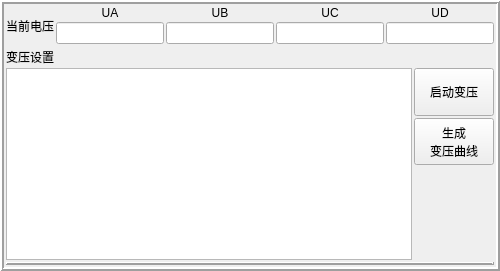
         <widget class="QWidget" name="tab_4">
          <attribute name="title">
           <string>Tab 2</string>
          </attribute>
          <layout class="QGridLayout" name="gridLayout_7">
           <property name="leftMargin">
            <number>0</number>
           </property>
           <property name="topMargin">
            <number>0</number>
           </property>
           <property name="rightMargin">
            <number>0</number>
           </property>
           <property name="bottomMargin">
            <number>0</number>
           </property>
           <property name="spacing">
            <number>0</number>
           </property>
           <item row="0" column="0">
            <widget class="QFrame" name="frame_3">
             <property name="sizePolicy">
              <sizepolicy hsizetype="Expanding" vsizetype="Expanding">
               <horstretch>0</horstretch>
               <verstretch>0</verstretch>
              </sizepolicy>
             </property>
             <property name="frameShape">
              <enum>QFrame::Box</enum>
             </property>
             <property name="frameShadow">
              <enum>QFrame::Raised</enum>
             </property>
             <property name="lineWidth">
              <number>2</number>
             </property>
             <layout class="QGridLayout" name="gridLayout_4" columnstretch="1,0">
              <property name="leftMargin">
               <number>2</number>
              </property>
              <property name="topMargin">
               <number>2</number>
              </property>
              <property name="rightMargin">
               <number>2</number>
              </property>
              <property name="bottomMargin">
               <number>2</number>
              </property>
              <property name="spacing">
               <number>2</number>
              </property>
              <item row="2" column="0" rowspan="4">
               <layout class="QVBoxLayout" name="verticalLayout_2">
                <item>
                 <widget class="QTableView" name="u_change_view">
                  <property name="toolTip">
                   <string>用于设置最终变化电压，调整的幅值
和变化的间隔时间，间隔时间三相相同.</string>
                  </property>
                 </widget>
                </item>
               </layout>
              </item>
              <item row="2" column="1">
               <widget class="QPushButton" name="start_change_u">
                <property name="sizePolicy">
                 <sizepolicy hsizetype="Expanding" vsizetype="Expanding">
                  <horstretch>0</horstretch>
                  <verstretch>0</verstretch>
                 </sizepolicy>
                </property>
                <property name="toolTip">
                 <string>开始调整电压，启动后变频不可用。</string>
                </property>
                <property name="text">
                 <string>启动变压</string>
                </property>
               </widget>
              </item>
              <item row="3" column="1">
               <widget class="QPushButton" name="pushButton">
                <property name="sizePolicy">
                 <sizepolicy hsizetype="Expanding" vsizetype="Expanding">
                  <horstretch>0</horstretch>
                  <verstretch>0</verstretch>
                 </sizepolicy>
                </property>
                <property name="text">
                 <string>生成
变压曲线</string>
                </property>
               </widget>
              </item>
              <item row="6" column="0" colspan="2">
               <widget class="Line" name="line">
                <property name="frameShadow">
                 <enum>QFrame::Raised</enum>
                </property>
                <property name="lineWidth">
                 <number>2</number>
                </property>
                <property name="orientation">
                 <enum>Qt::Horizontal</enum>
                </property>
               </widget>
              </item>
              <item row="5" column="1">
               <spacer name="verticalSpacer_2">
                <property name="orientation">
                 <enum>Qt::Vertical</enum>
                </property>
                <property name="sizeHint" stdset="0">
                 <size>
                  <width>20</width>
                  <height>44</height>
                 </size>
                </property>
               </spacer>
              </item>
              <item row="0" column="0" colspan="2">
               <layout class="QHBoxLayout" name="horizontalLayout_4">
                <property name="spacing">
                 <number>2</number>
                </property>
                <property name="bottomMargin">
                 <number>0</number>
                </property>
                <item>
                 <widget class="QLabel" name="label_2">
                  <property name="toolTip">
                   <string>显示当前输出电压</string>
                  </property>
                  <property name="text">
                   <string>当前电压</string>
                  </property>
                 </widget>
                </item>
                <item>
                 <layout class="QVBoxLayout" name="verticalLayout_30">
                  <property name="spacing">
                   <number>2</number>
                  </property>
                  <property name="bottomMargin">
                   <number>2</number>
                  </property>
                  <item>
                   <widget class="QLabel" name="label_32">
                    <property name="sizePolicy">
                     <sizepolicy hsizetype="Expanding" vsizetype="Fixed">
                      <horstretch>0</horstretch>
                      <verstretch>0</verstretch>
                     </sizepolicy>
                    </property>
                    <property name="text">
                     <string>UA</string>
                    </property>
                    <property name="alignment">
                     <set>Qt::AlignCenter</set>
                    </property>
                   </widget>
                  </item>
                  <item>
                   <widget class="QLineEdit" name="ua_value">
                    <property name="sizePolicy">
                     <sizepolicy hsizetype="Expanding" vsizetype="Expanding">
                      <horstretch>0</horstretch>
                      <verstretch>0</verstretch>
                     </sizepolicy>
                    </property>
                    <property name="toolTip">
                     <string>UA当前输出值</string>
                    </property>
                    <property name="readOnly">
                     <bool>true</bool>
                    </property>
                   </widget>
                  </item>
                 </layout>
                </item>
                <item>
                 <layout class="QVBoxLayout" name="verticalLayout_31">
                  <property name="spacing">
                   <number>2</number>
                  </property>
                  <property name="bottomMargin">
                   <number>2</number>
                  </property>
                  <item>
                   <widget class="QLabel" name="label_33">
                    <property name="sizePolicy">
                     <sizepolicy hsizetype="Expanding" vsizetype="Fixed">
                      <horstretch>0</horstretch>
                      <verstretch>0</verstretch>
                     </sizepolicy>
                    </property>
                    <property name="text">
                     <string>UB</string>
                    </property>
                    <property name="alignment">
                     <set>Qt::AlignCenter</set>
                    </property>
                   </widget>
                  </item>
                  <item>
                   <widget class="QLineEdit" name="ub_value">
                    <property name="sizePolicy">
                     <sizepolicy hsizetype="Expanding" vsizetype="Expanding">
                      <horstretch>0</horstretch>
                      <verstretch>0</verstretch>
                     </sizepolicy>
                    </property>
                    <property name="toolTip">
                     <string>UB当前输出值</string>
                    </property>
                    <property name="readOnly">
                     <bool>true</bool>
                    </property>
                   </widget>
                  </item>
                 </layout>
                </item>
                <item>
                 <layout class="QVBoxLayout" name="verticalLayout_23">
                  <property name="spacing">
                   <number>2</number>
                  </property>
                  <property name="bottomMargin">
                   <number>2</number>
                  </property>
                  <item>
                   <widget class="QLabel" name="label_22">
                    <property name="sizePolicy">
                     <sizepolicy hsizetype="Expanding" vsizetype="Fixed">
                      <horstretch>0</horstretch>
                      <verstretch>0</verstretch>
                     </sizepolicy>
                    </property>
                    <property name="text">
                     <string>UC</string>
                    </property>
                    <property name="alignment">
                     <set>Qt::AlignCenter</set>
                    </property>
                   </widget>
                  </item>
                  <item>
                   <widget class="QLineEdit" name="uc_value">
                    <property name="sizePolicy">
                     <sizepolicy hsizetype="Expanding" vsizetype="Expanding">
                      <horstretch>0</horstretch>
                      <verstretch>0</verstretch>
                     </sizepolicy>
                    </property>
                    <property name="toolTip">
                     <string>UC当前输出值</string>
                    </property>
                    <property name="readOnly">
                     <bool>true</bool>
                    </property>
                   </widget>
                  </item>
                 </layout>
                </item>
                <item>
                 <layout class="QVBoxLayout" name="verticalLayout_24">
                  <property name="spacing">
                   <number>2</number>
                  </property>
                  <property name="bottomMargin">
                   <number>2</number>
                  </property>
                  <item>
                   <widget class="QLabel" name="label_23">
                    <property name="sizePolicy">
                     <sizepolicy hsizetype="Expanding" vsizetype="Fixed">
                      <horstretch>0</horstretch>
                      <verstretch>0</verstretch>
                     </sizepolicy>
                    </property>
                    <property name="text">
                     <string>UD</string>
                    </property>
                    <property name="alignment">
                     <set>Qt::AlignCenter</set>
                    </property>
                   </widget>
                  </item>
                  <item>
                   <widget class="QLineEdit" name="ud_value">
                    <property name="sizePolicy">
                     <sizepolicy hsizetype="Expanding" vsizetype="Expanding">
                      <horstretch>0</horstretch>
                      <verstretch>0</verstretch>
                     </sizepolicy>
                    </property>
                    <property name="toolTip">
                     <string>UC当前输出值</string>
                    </property>
                    <property name="readOnly">
                     <bool>true</bool>
                    </property>
                   </widget>
                  </item>
                 </layout>
                </item>
               </layout>
              </item>
              <item row="4" column="1">
               <spacer name="verticalSpacer">
                <property name="orientation">
                 <enum>Qt::Vertical</enum>
                </property>
                <property name="sizeHint" stdset="0">
                 <size>
                  <width>20</width>
                  <height>44</height>
                 </size>
                </property>
               </spacer>
              </item>
              <item row="1" column="0">
               <widget class="QLabel" name="label">
                <property name="text">
                 <string>变压设置</string>
                </property>
               </widget>
              </item>
             </layout>
            </widget>
           </item>
          </layout>
         </widget>
